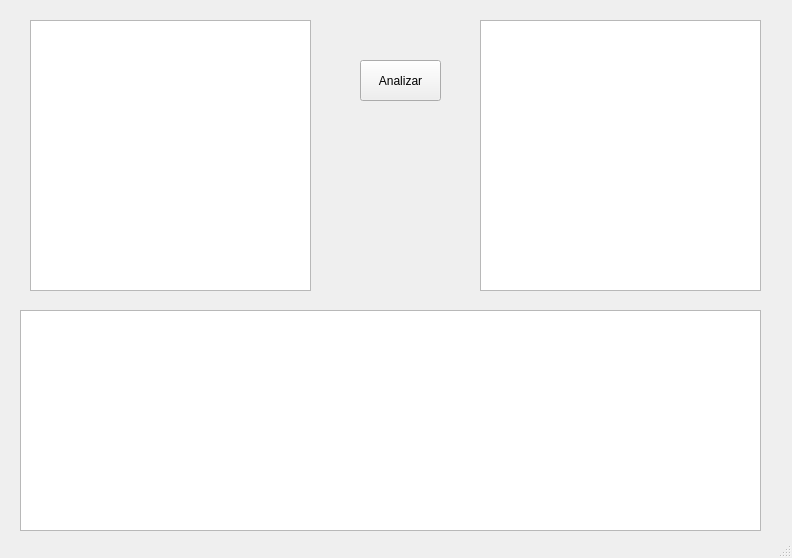
<?xml version="1.0" encoding="UTF-8"?>
<ui version="4.0">
 <class>MainWindow</class>
 <widget class="QMainWindow" name="MainWindow">
  <property name="geometry">
   <rect>
    <x>0</x>
    <y>0</y>
    <width>792</width>
    <height>558</height>
   </rect>
  </property>
  <property name="windowTitle">
   <string>MainWindow</string>
  </property>
  <property name="windowIcon">
   <iconset>
    <normaloff>PNG/image.png</normaloff>PNG/image.png</iconset>
  </property>
  <widget class="QWidget" name="lexico">
   <widget class="QPushButton" name="pushButton">
    <property name="geometry">
     <rect>
      <x>360</x>
      <y>60</y>
      <width>81</width>
      <height>41</height>
     </rect>
    </property>
    <property name="text">
     <string>Analizar</string>
    </property>
   </widget>
   <widget class="QTableWidget" name="tableTokens">
    <property name="geometry">
     <rect>
      <x>20</x>
      <y>310</y>
      <width>741</width>
      <height>221</height>
     </rect>
    </property>
   </widget>
   <widget class="QTextEdit" name="InputText">
    <property name="geometry">
     <rect>
      <x>30</x>
      <y>20</y>
      <width>281</width>
      <height>271</height>
     </rect>
    </property>
   </widget>
   <widget class="QTextEdit" name="inputText2">
    <property name="geometry">
     <rect>
      <x>480</x>
      <y>20</y>
      <width>281</width>
      <height>271</height>
     </rect>
    </property>
   </widget>
  </widget>
  <widget class="QStatusBar" name="statusbar"/>
 </widget>
 <resources/>
 <connections/>
</ui>
